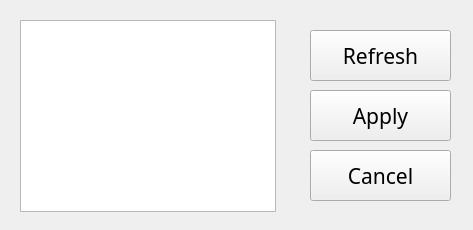
<?xml version="1.0" encoding="UTF-8"?>
<ui version="4.0">
 <class>MainWindow</class>
 <widget class="QMainWindow" name="MainWindow">
  <property name="geometry">
   <rect>
    <x>0</x>
    <y>0</y>
    <width>473</width>
    <height>230</height>
   </rect>
  </property>
  <property name="windowTitle">
   <string>MainWindow</string>
  </property>
  <widget class="QWidget" name="centralwidget">
   <widget class="QPushButton" name="btnRefresh">
    <property name="geometry">
     <rect>
      <x>310</x>
      <y>30</y>
      <width>141</width>
      <height>51</height>
     </rect>
    </property>
    <property name="font">
     <font>
      <family>华文仿宋</family>
      <pointsize>16</pointsize>
      <stylestrategy>PreferDefault</stylestrategy>
     </font>
    </property>
    <property name="text">
     <string>Refresh</string>
    </property>
   </widget>
   <widget class="QPushButton" name="btnApply">
    <property name="geometry">
     <rect>
      <x>310</x>
      <y>90</y>
      <width>141</width>
      <height>51</height>
     </rect>
    </property>
    <property name="font">
     <font>
      <family>华文仿宋</family>
      <pointsize>16</pointsize>
      <stylestrategy>PreferDefault</stylestrategy>
     </font>
    </property>
    <property name="text">
     <string>Apply</string>
    </property>
   </widget>
   <widget class="QPushButton" name="btnCancel">
    <property name="geometry">
     <rect>
      <x>310</x>
      <y>150</y>
      <width>141</width>
      <height>51</height>
     </rect>
    </property>
    <property name="font">
     <font>
      <family>华文仿宋</family>
      <pointsize>16</pointsize>
      <stylestrategy>PreferDefault</stylestrategy>
     </font>
    </property>
    <property name="text">
     <string>Cancel</string>
    </property>
   </widget>
   <widget class="QListWidget" name="lstThemes">
    <property name="geometry">
     <rect>
      <x>20</x>
      <y>20</y>
      <width>256</width>
      <height>192</height>
     </rect>
    </property>
    <property name="font">
     <font>
      <family>华文仿宋</family>
      <pointsize>16</pointsize>
      <stylestrategy>PreferDefault</stylestrategy>
     </font>
    </property>
   </widget>
  </widget>
 </widget>
 <resources/>
 <connections>
  <connection>
   <sender>btnRefresh</sender>
   <signal>clicked()</signal>
   <receiver>lstThemes</receiver>
   <slot>reset()</slot>
   <hints>
    <hint type="sourcelabel">
     <x>353</x>
     <y>58</y>
    </hint>
    <hint type="destinationlabel">
     <x>157</x>
     <y>51</y>
    </hint>
   </hints>
  </connection>
 </connections>
</ui>
